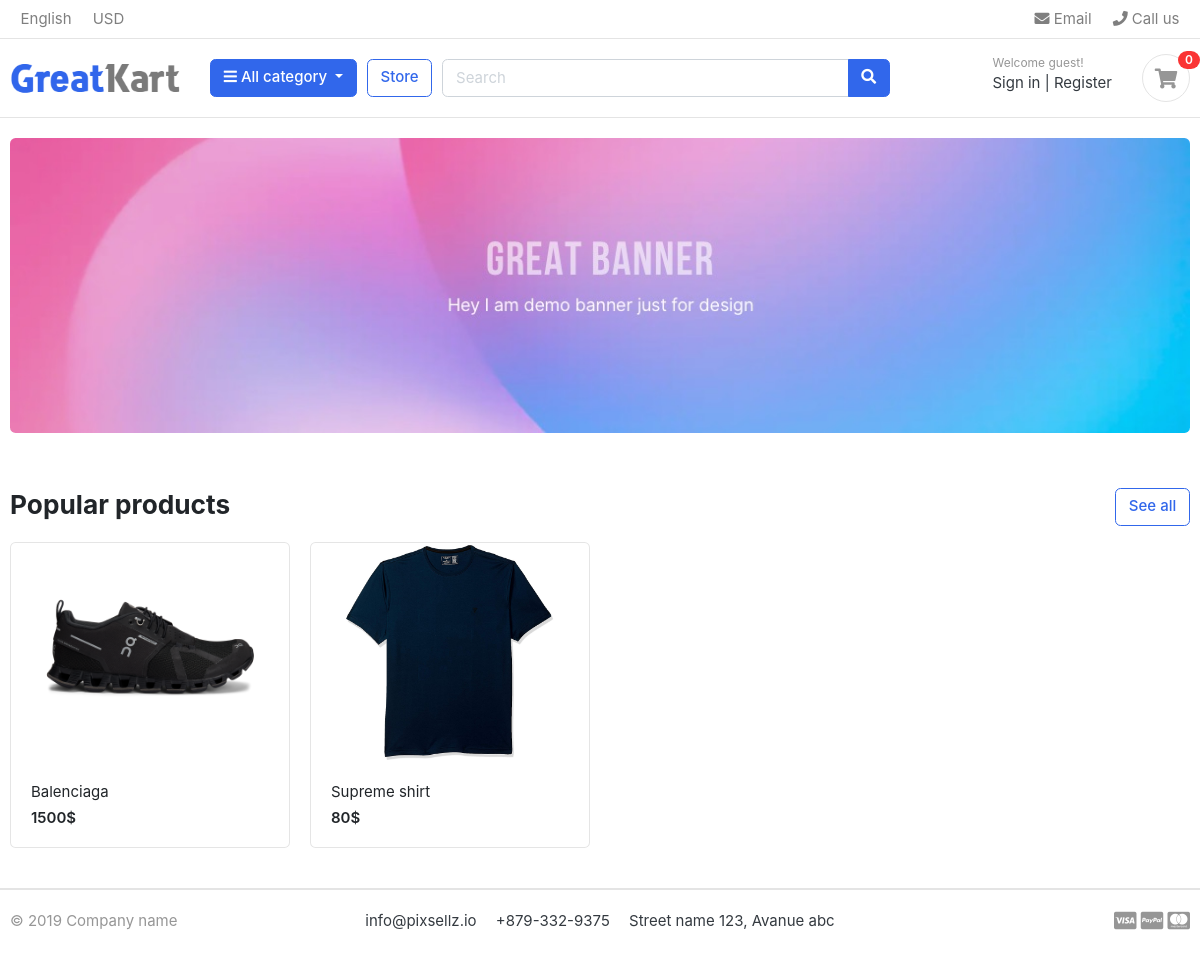
The page / on the database its author committed.
### store/models.py (models this page shows, shortened)
class Product(models.Model):
    name = models.CharField(max_length=200, unique=True)
    slug = models.SlugField(max_length=200, unique=True)
    description = models.TextField(max_length=500, blank=True)
    price = models.IntegerField()
    images = models.ImageField(upload_to='photos/products')
    stock = models.IntegerField()
    is_available = models.BooleanField(default=True)
    category = models.ForeignKey(Category, on_delete=models.CASCADE) # when a category is deleted all the products attached to it will be deleted
    created_date = models.DateTimeField(auto_now_add=True) # auto_now_add is used when is created for the first time
    modified_date = models.DateTimeField(auto_now=True) # auto_now is used when the object could change its date
    def get_url(self):
        return reverse('product_detail', args=[self.category.slug, self.slug]) # reverse trae la URL original del producto

### greatkart/views.py (the view)
# urls.py: 2. Add a URL to urlpatterns:  path('', views.home, name='home')
def home(request):
    products = Product.objects.all().filter(is_available=True) # query all the products in the db that are available
    context = {
        'products': products,
    }
    return render(request, 'home.html', context)

### category/context_processors.py (called while the page is built)
def menu_links(request):
    links = {
        'links': Category.objects.all(),
    }
    return links

### category/models.py (called while the page is built)
    def get_url(self):
            return reverse('products_by_category', args=[self.slug]) # reverse  refer to the URL only by its name attribute

### templates/home.html
{% extends 'base.html' %}
{% load static %}
{% block content %}
<section class="section-intro padding-y-sm">
<div class="container">
<div class="intro-banner-wrap">
	<img src="{% static 'images/banners/1.jpg'%}" class="img-fluid rounded">
</div>
</div>
</section>
<section class="section-name padding-y-sm">
<div class="container">
<header class="section-heading">
	<a href="{% url 'store' %}" class="btn btn-outline-primary float-right">See all</a>
	<h3 class="section-title">Popular products</h3>
</header>
<div class="row">
	{% for product in products %}
	<div class="col-md-3">
		<div class="card card-product-grid">
			<a href="{{product.get_url}}" class="img-wrap"> <img src="{{ product.images.url }}"> </a>
			<figcaption class="info-wrap">
				<a href="{{product.get_url}}" class="title">{{ product.name }}</a>
				<div class="price mt-1">{{ product.price }}$</div>
			</figcaption>
		</div>
	</div>
	{% endfor %}
</div>
</div>
</section>
</body>
</html>
{% endblock %}

### static/css/ui.css (style rules this page uses)
html { font-family: "Inter", sans-serif; font-size: 15px; }
.img-wrap { text-align: center; display: block; }
.img-wrap img { max-width: 100%; }
.padding-y-sm { padding-top: 20px; padding-bottom: 20px; }
.section-heading { margin-bottom: 20px; margin-top: 15px; }
.section-title { color: #212529; }
[class*=card-product] a.title { color: #212529; display: block; }
[class*=card-product] .img-wrap { overflow: hidden; position: relative; }
[class*=card-product] .img-wrap img { height: 100%; max-width: 100%; width: auto; display: inline-block; -o-object-fit: cover; object-fit: cover; }
.card-product-grid { margin-bottom: 20px; }
.card-product-grid .img-wrap { border-radius: 0.2rem 0.2rem 0 0; height: 220px; }
.card-product-grid .info-wrap { overflow: hidden; padding: 18px 20px; }
.card .img-wrap { overflow: hidden; }
.price { font-weight: 600; color: #212529; }

### rows shown on the page
Product: images (picture), name "Balenciaga", price "1500"
Product: images (picture), name "Supreme shirt", price "80"
